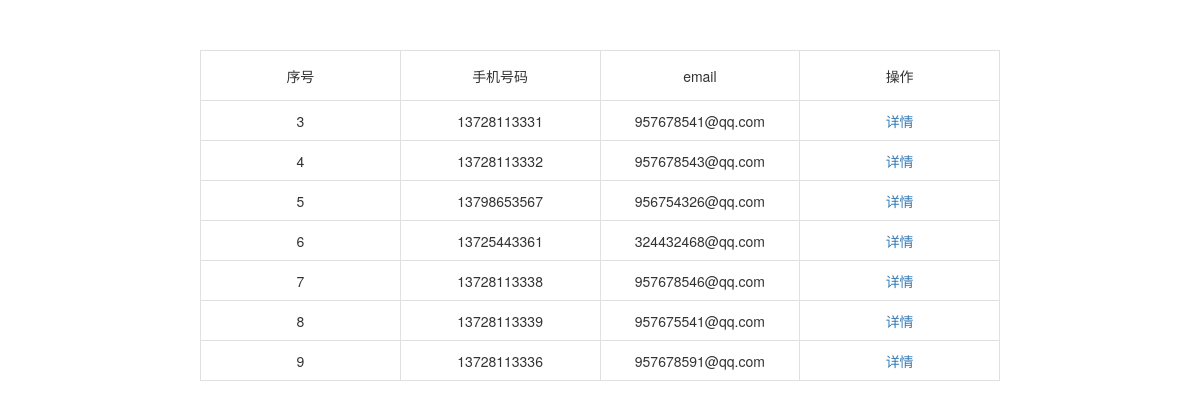
Page /code/managerUsers.php on the committed database.
### tables this page shows
CREATE TABLE `user` (
  `id` int(10) unsigned NOT NULL AUTO_INCREMENT,
  `name` varchar(50) DEFAULT NULL,
  `phone` char(11) NOT NULL,
  `password` varchar(16) NOT NULL,
  `email` varchar(60) NOT NULL,
  `created_at` timestamp NULL DEFAULT CURRENT_TIMESTAMP ON UPDATE CURRENT_TIMESTAMP,
  `orderNumber` int(11) DEFAULT '0',
  PRIMARY KEY (`id`)
);

### code/managerUsers.php (the view, shortened to what this page needs)
<?php
	include('module.php');
	include("conn.php");
	$result = $db->query( "select * from user;" );
    ?>
<!doctype html>
<html>
<head>
    <link href="../style/table.css" rel="stylesheet"/>
</head>
<body>
<table border="1" width="800px" class="tab">
	<thead>
		<tr>
			<td width="25%">序号</td>
			<td width="25%">手机号码</td>
			<td width="25%">email</td>
			<td width="100px">操作</td>
		</tr>
	</thead>
	<tbody>
	<?php foreach($result->fetchAll() as $row):?>
		<tr>
			<td><?php echo $row['id'];?></td>
			<td><?php echo $row['phone'];?></td>
			<td><?php echo $row['email'];?></td>
			<td>
				<a href="managerUserDetail.php?id=<?php echo $row['id'];?>">详情</a>
			</td>
		</tr>
	<?php endforeach;?>
	</tbody>
</table>
</body>
</html>

### style/table.css (style rules this page uses)
table { margin:50px auto; collapse: none; text-align: center; border:none; }
table thead td { height:50px; border:1px solid #dfe0e1; text-align:center; }
table tbody td { height:40px; border:1px solid #dfe0e1; }

### rows in the picture
user: id "3", phone "13728113331", email "957678541@qq.com"
user: id "4", phone "13728113332", email "957678543@qq.com"
user: id "5", phone "13798653567", email "956754326@qq.com"
user: id "6", phone "13725443361", email "324432468@qq.com"
user: id "7", phone "13728113338", email "957678546@qq.com"
user: id "8", phone "13728113339", email "957675541@qq.com"
user: id "9", phone "13728113336", email "957678591@qq.com"
